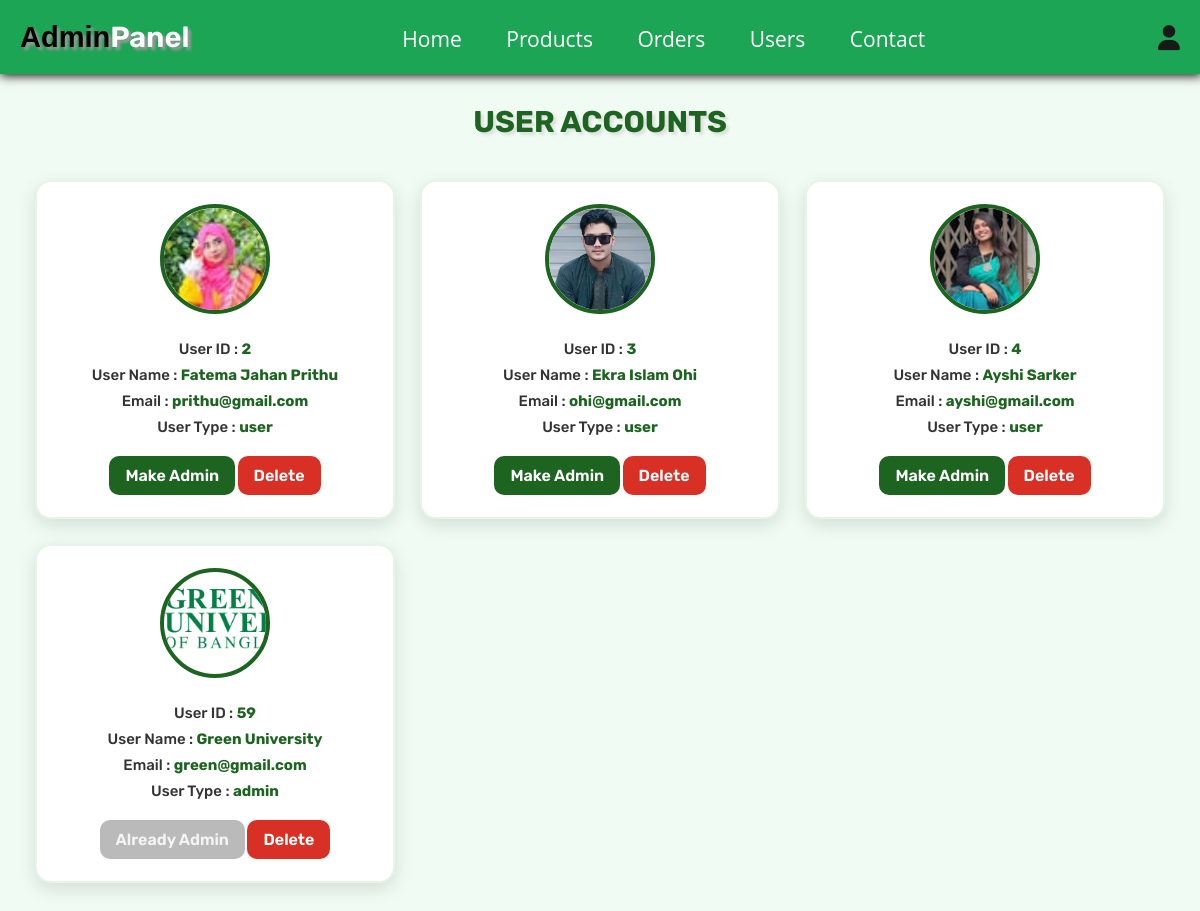
/admin_users.php (signed in), run on the app's committed database.
### tables this page shows
CREATE TABLE
  `users` (
    `id` int (100) NOT NULL,
    `name` varchar(100) NOT NULL,
    `email` varchar(100) NOT NULL,
    `password` varchar(100) NOT NULL,
    `user_type` varchar(20) NOT NULL DEFAULT 'user',
    `image` varchar(100) NOT NULL
  );

### admin_users.php (the view, shortened to what this page needs)
<?php
@include 'config.php';
$admin_id = $_SESSION['admin_id'];
?>
<!DOCTYPE html>
<html lang="en">
<head>
   <link rel="stylesheet" href="https://cdnjs.cloudflare.com/ajax/libs/font-awesome/6.1.1/css/all.min.css">
   <link rel="stylesheet" href="css/cssstyle.css">
</head>
<body>
   <?php include 'admin_header.php'; ?>
   <section class="user-accounts">
      <h1 class="title">User Accounts</h1>
      <div class="box-container">
         <?php
         $select_users = $conn->prepare("SELECT * FROM `users`");
         $select_users->execute();
         while ($fetch_users = $select_users->fetch(PDO::FETCH_ASSOC)) {
         ?>
            <div class="box" <?php if ($fetch_users['id'] == $admin_id) echo 'style="display:none"'; ?>>
               <img src="uploaded_img/<?= $fetch_users['image']; ?>" alt="">
               <p> User ID : <span><?= $fetch_users['id']; ?></span></p>
               <p> User Name : <span><?= $fetch_users['name']; ?></span></p>
               <p> Email : <span><?= $fetch_users['email']; ?></span></p>
               <p> User Type :
                  <span><?= $fetch_users['user_type']; ?></span>
               </p>
               <?php if ($fetch_users['user_type'] == 'user') { ?>
                  <a href="admin_users.php?make_admin=<?= $fetch_users['id']; ?>" class="admin-btn">
                     Make Admin
                  </a>
               <?php } else { ?>
                  <a class="admin-btn disabled">Already Admin</a>
               <?php } ?>
               <a href="admin_users.php?delete=<?= $fetch_users['id']; ?>"
                  onclick="return confirm('Delete this user?');"
                  class="delete-btn">
                  Delete
               </a>
            </div>
         <?php } ?>
      </div>
   </section>
</body>
</html>

### css/cssstyle.css (style rules this page uses)
.admin-btn { display: inline-block; margin-top: 12px; padding: 10px 16px; font-size: 16px; background: #1c641f; color: #fff !important; font-weight: 600; border-radius: 10px; text-decoration: none; cursor: pointer; margin-top: 10px; transition: 0.25s ease-in-out; }
.admin-btn.disabled { background: #9e9e9e !important; color: #f2f2f2 !important; cursor: not-allowed; pointer-events: none; opacity: 0.7; font-size: 16px; }
.user-accounts .title { text-align: center; font-size: 30px; font-weight: 700; color: #1c641f; margin-bottom: 25px; }
.user-accounts .box-container { display: grid; grid-template-columns: repeat(auto-fit, minmax(280px, 1fr)); gap: 25px; padding: 15px; }
.user-accounts .box { background: #ffffff; padding: 22px; border-radius: 16px; border: 2px solid #e6f5e7; box-shadow: 0 6px 18px rgba(0, 0, 0, 0.12); text-align: center; transition: 0.25s ease-in-out; }
.user-accounts .box img { width: 110px; height: 110px; border-radius: 50%; object-fit: cover; margin-bottom: 15px; border: 4px solid #1c641f; }
.user-accounts .box p { font-size: 15px; margin: 8px 0; font-weight: 500; color: #333; }
.user-accounts .box p span { font-weight: 700; color: #1c641f; }
.user-accounts .delete-btn { display: inline-block; margin-top: 12px; font-size: 16px; padding: 10px 16px; background: #d93025; color: #fff !important; border-radius: 10px; font-weight: 600; text-decoration: none; transition: 0.2s ease-in-out; }

### css/components.css (style rules this page uses)
:root { --green: rgb(38, 173, 95); --orange: #f39c12; --red: #e74c3c; --black: #333; --light-color: #666; --white: #fff; --light-bg: #f6f6f6; --border: 0.2rem solid var(--black); --box-shadow: 0 0.5rem 1rem rgba(0, 0, 0, 0.1); --text-decoration: none; }
* { font-family: "Rubik", sans-serif; margin: 0; padding: 0; box-sizing: border-box; outline: none; border: none; text-decoration: none; }
body { background-color: rgb(240, 252, 243); }
html { font-size: 62.5%; overflow-x: hidden; scroll-behavior: smooth; scroll-padding-top: 6.5rem; }
section { padding: 3rem 2rem; max-width: 1200px; margin: 0 auto; }
.disabled { user-select: none; pointer-events: none; opacity: 0.5; }
.btn, .delete-btn, .option-btn { display: block; margin-top: 1rem; border-radius: 0.6rem; color: var(--white); font-size: 2rem; padding: 10px; text-transform: capitalize; cursor: pointer; text-align: center; }
.delete-btn { background-color: var(--red); }
.title { text-align: center; margin-bottom: 2.5rem; text-transform: uppercase; color:rgb(0, 0, 0); font-size: 2.9rem; text-shadow: 3px 3px 3px #dde0dd; }

### data on the page
users: image (picture), id "2", name "Fatema Jahan Prithu", email "prithu@gmail.com", user_type "user"
users: image (picture), id "3", name "Ekra Islam Ohi", email "ohi@gmail.com", user_type "user"
users: image (picture), id "4", name "Ayshi Sarker", email "ayshi@gmail.com", user_type "user"
users: image (picture), id "59", name "Green University", email "green@gmail.com", user_type "admin", shows "Already Admin"
